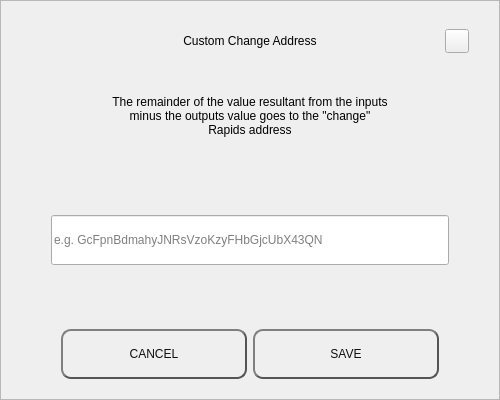
<?xml version="1.0" encoding="UTF-8"?>
<ui version="4.0">
 <class>SendChangeAddressDialog</class>
 <widget class="QDialog" name="SendChangeAddressDialog">
  <property name="geometry">
   <rect>
    <x>0</x>
    <y>0</y>
    <width>500</width>
    <height>400</height>
   </rect>
  </property>
  <property name="windowTitle">
   <string>Dialog</string>
  </property>
  <layout class="QVBoxLayout" name="verticalLayout">
   <property name="spacing">
    <number>0</number>
   </property>
   <property name="leftMargin">
    <number>0</number>
   </property>
   <property name="topMargin">
    <number>0</number>
   </property>
   <property name="rightMargin">
    <number>0</number>
   </property>
   <property name="bottomMargin">
    <number>0</number>
   </property>
   <item>
    <widget class="QFrame" name="frame">
     <property name="styleSheet">
      <string notr="true"/>
     </property>
     <property name="frameShape">
      <enum>QFrame::StyledPanel</enum>
     </property>
     <property name="frameShadow">
      <enum>QFrame::Raised</enum>
     </property>
     <layout class="QVBoxLayout" name="verticalLayout_2" stretch="0,0,0,0,0,0,0">
      <property name="spacing">
       <number>0</number>
      </property>
      <property name="leftMargin">
       <number>30</number>
      </property>
      <property name="topMargin">
       <number>20</number>
      </property>
      <property name="rightMargin">
       <number>30</number>
      </property>
      <property name="bottomMargin">
       <number>20</number>
      </property>
      <item>
       <layout class="QHBoxLayout" name="horizontalLayout_3">
        <property name="spacing">
         <number>0</number>
        </property>
        <item>
         <spacer name="horizontalSpacer_2">
          <property name="orientation">
           <enum>Qt::Horizontal</enum>
          </property>
          <property name="sizeHint" stdset="0">
           <size>
            <width>40</width>
            <height>20</height>
           </size>
          </property>
         </spacer>
        </item>
        <item>
         <widget class="QLabel" name="labelTitle">
          <property name="minimumSize">
           <size>
            <width>0</width>
            <height>40</height>
           </size>
          </property>
          <property name="maximumSize">
           <size>
            <width>16777215</width>
            <height>40</height>
           </size>
          </property>
          <property name="styleSheet">
           <string notr="true">padding-left:24px;</string>
          </property>
          <property name="text">
           <string>Custom Change Address</string>
          </property>
          <property name="alignment">
           <set>Qt::AlignCenter</set>
          </property>
          <property name="margin">
           <number>7</number>
          </property>
         </widget>
        </item>
        <item>
         <spacer name="horizontalSpacer">
          <property name="orientation">
           <enum>Qt::Horizontal</enum>
          </property>
          <property name="sizeHint" stdset="0">
           <size>
            <width>40</width>
            <height>20</height>
           </size>
          </property>
         </spacer>
        </item>
        <item>
         <widget class="QPushButton" name="btnEsc">
          <property name="minimumSize">
           <size>
            <width>24</width>
            <height>24</height>
           </size>
          </property>
          <property name="maximumSize">
           <size>
            <width>24</width>
            <height>24</height>
           </size>
          </property>
          <property name="focusPolicy">
           <enum>Qt::NoFocus</enum>
          </property>
          <property name="text">
           <string/>
          </property>
         </widget>
        </item>
       </layout>
      </item>
      <item>
       <spacer name="verticalSpacer_2">
        <property name="orientation">
         <enum>Qt::Vertical</enum>
        </property>
        <property name="sizeType">
         <enum>QSizePolicy::Fixed</enum>
        </property>
        <property name="sizeHint" stdset="0">
         <size>
          <width>20</width>
          <height>20</height>
         </size>
        </property>
       </spacer>
      </item>
      <item alignment="Qt::AlignHCenter">
       <widget class="QLabel" name="labelMessage">
        <property name="minimumSize">
         <size>
          <width>0</width>
          <height>70</height>
         </size>
        </property>
        <property name="text">
         <string>The remainder of the value resultant from the inputs minus the outputs value goes to the &quot;change&quot; Rapids address</string>
        </property>
        <property name="alignment">
         <set>Qt::AlignCenter</set>
        </property>
        <property name="wordWrap">
         <bool>true</bool>
        </property>
       </widget>
      </item>
      <item>
       <spacer name="verticalSpacer_3">
        <property name="orientation">
         <enum>Qt::Vertical</enum>
        </property>
        <property name="sizeHint" stdset="0">
         <size>
          <width>20</width>
          <height>40</height>
         </size>
        </property>
       </spacer>
      </item>
      <item>
       <layout class="QHBoxLayout" name="horizontalLayout_2">
        <property name="spacing">
         <number>0</number>
        </property>
        <property name="leftMargin">
         <number>20</number>
        </property>
        <property name="rightMargin">
         <number>20</number>
        </property>
        <item>
         <widget class="QLineEdit" name="lineEditAddress">
          <property name="minimumSize">
           <size>
            <width>0</width>
            <height>50</height>
           </size>
          </property>
          <property name="placeholderText">
           <string notr="true">e.g. GcFpnBdmahyJNRsVzoKzyFHbGjcUbX43QN</string>
          </property>
         </widget>
        </item>
       </layout>
      </item>
      <item>
       <spacer name="verticalSpacer">
        <property name="orientation">
         <enum>Qt::Vertical</enum>
        </property>
        <property name="sizeHint" stdset="0">
         <size>
          <width>20</width>
          <height>40</height>
         </size>
        </property>
       </spacer>
      </item>
      <item>
       <layout class="QHBoxLayout" name="horizontalLayout" stretch="2,2">
        <property name="spacing">
         <number>6</number>
        </property>
        <property name="leftMargin">
         <number>30</number>
        </property>
        <property name="rightMargin">
         <number>30</number>
        </property>
        <item>
         <widget class="QPushButton" name="btnCancel">
          <property name="minimumSize">
           <size>
            <width>180</width>
            <height>50</height>
           </size>
          </property>
          <property name="focusPolicy">
           <enum>Qt::NoFocus</enum>
          </property>
          <property name="styleSheet">
           <string notr="true">QPushButton {
color: #0F0F0F;
border: 2px solid #555;
border-radius: 10px;
border-style: outset;
background: qradialgradient(
cx: 0.3, cy: -0.4, fx: 0.3, fy: -0.4,
radius: 1.35, stop: 0 #d1d5db, stop: 1 #d1d5db
);
padding: 5px;
}

QPushButton:hover {
background: qradialgradient(
cx: 0.3, cy: -0.4, fx: 0.3, fy: -0.4,
radius: 1.35, stop: 0 #d1d5db, stop: 1 #d1d5db
);
}</string>
          </property>
          <property name="text">
           <string>CANCEL</string>
          </property>
         </widget>
        </item>
        <item>
         <widget class="QPushButton" name="btnSave">
          <property name="minimumSize">
           <size>
            <width>180</width>
            <height>50</height>
           </size>
          </property>
          <property name="focusPolicy">
           <enum>Qt::NoFocus</enum>
          </property>
          <property name="styleSheet">
           <string notr="true">QPushButton {
color: #0F0F0F;
border: 2px solid #555;
border-radius: 10px;
border-style: outset;
background: qradialgradient(
cx: 0.3, cy: -0.4, fx: 0.3, fy: -0.4,
radius: 1.35, stop: 0 #d1d5db, stop: 1 #d1d5db
);
padding: 5px;
}

QPushButton:hover {
background: qradialgradient(
cx: 0.3, cy: -0.4, fx: 0.3, fy: -0.4,
radius: 1.35, stop: 0 #d1d5db, stop: 1 #d1d5db
);
}</string>
          </property>
          <property name="text">
           <string>SAVE</string>
          </property>
         </widget>
        </item>
       </layout>
      </item>
     </layout>
    </widget>
   </item>
  </layout>
 </widget>
 <resources/>
 <connections/>
</ui>
